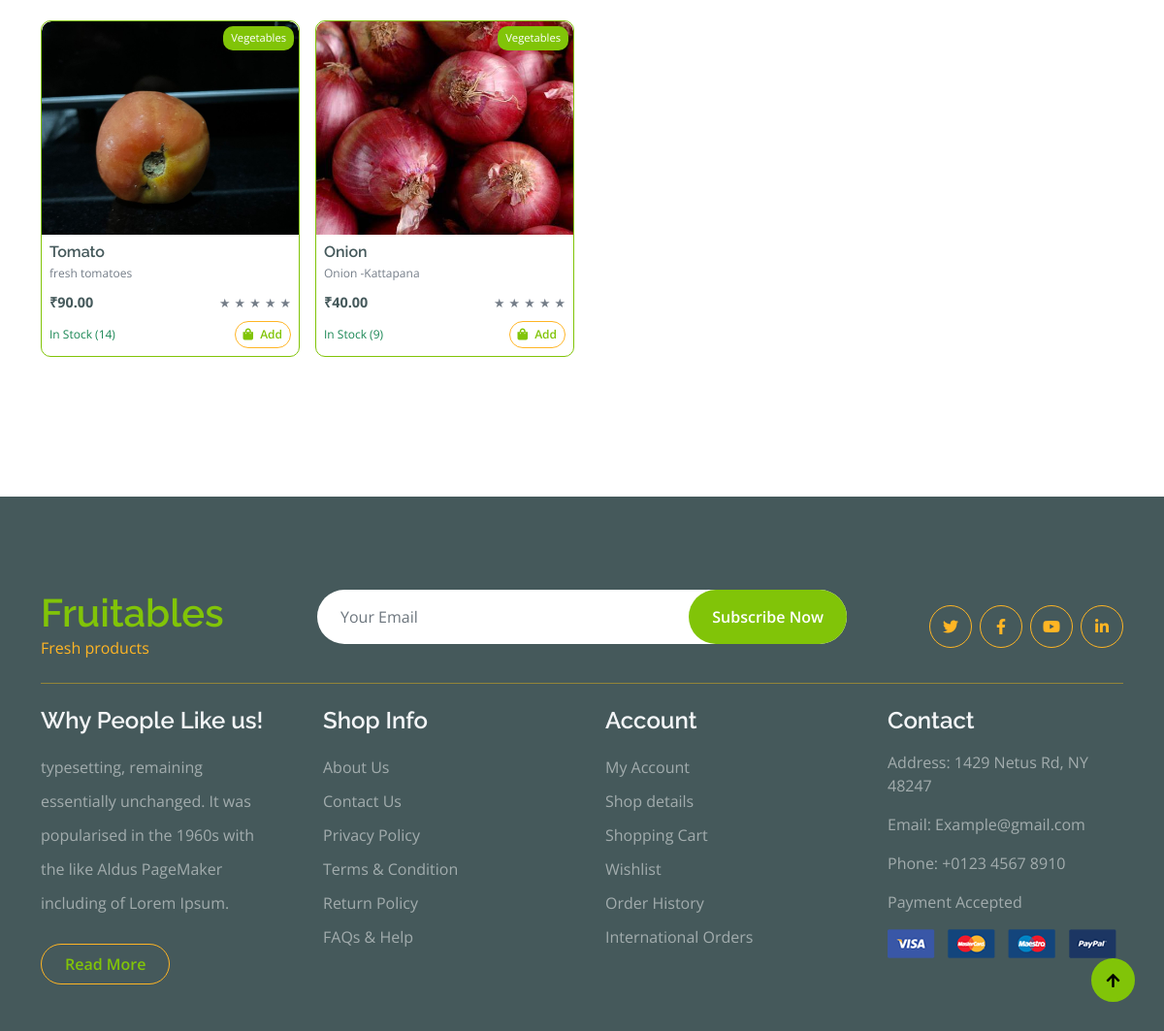
Before: /seller/13/ (lower part) with the older database file.
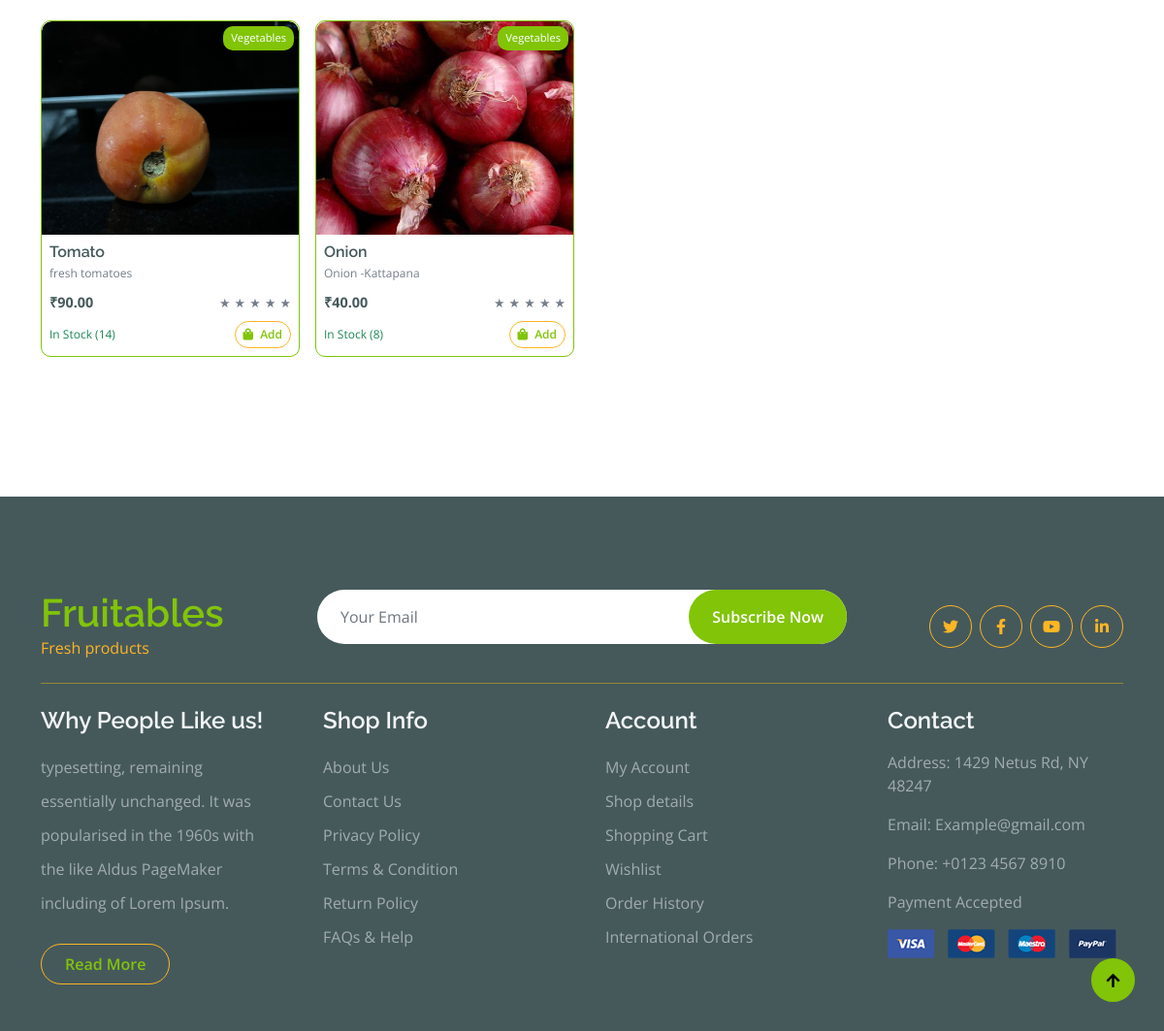
After: the same page with the newer database file.
### Products/models.py (models this page shows, shortened)
class Product(models.Model):
    seller = models.ForeignKey(settings.AUTH_USER_MODEL, on_delete=models.CASCADE, related_name='products')
    category = models.ForeignKey(Category, on_delete=models.CASCADE, related_name='products')
    name = models.CharField(max_length=200)
    slug = models.SlugField(max_length=200, unique=True)
    description = models.TextField(blank=True)
    price = models.DecimalField(max_digits=10, decimal_places=2)
    image = models.ImageField(upload_to='products/', blank=True, null=True)
    is_active = models.BooleanField(default=True)
    created_at = models.DateTimeField(auto_now_add=True)
    updated_at = models.DateTimeField(auto_now=True)
    class Meta:
        ordering = ('-created_at',)

class Stock(models.Model):
    product = models.OneToOneField(Product, on_delete=models.CASCADE, related_name='stock')
    quantity = models.PositiveIntegerField(default=0)
    last_updated = models.DateTimeField(auto_now=True)
    @property
    def is_in_stock(self):
        return self.quantity > 0

class Category(models.Model):
    name = models.CharField(max_length=100, unique=True)
    slug = models.SlugField(max_length=100, unique=True)
    description = models.TextField(blank=True)
    is_active = models.BooleanField(default=True)
    class Meta:
        verbose_name_plural = "Categories"
        ordering = ('name',)

### Users/views.py (the view)
# urls.py: path('seller/<int:seller_id>/', views.seller_view, name='seller_view'),
def seller_view(request, seller_id):
    user=request.user
    seller = get_object_or_404(User, id=seller_id)
    seller_products = Product.objects.filter(seller=seller)
    rating_distribution = Review.objects.filter(product__seller=seller).values('rating').annotate(count=Count('rating')).order_by('rating')
    avg_rating = Review.objects.filter(product__seller=seller).aggregate(Avg('rating'))['rating__avg'] or 0
    products_with_stock = []
    for product in seller_products:
        stock_info = product.stock if hasattr(product, 'stock') else None
        products_with_stock.append({
            'product': product,
            'stock': stock_info,
        })
    latest_license_request = LicenseAuthenticationRequest.objects.filter(seller=seller).order_by('-created_at').first()
    context = {
        'seller': seller,
        'products_with_stock': products_with_stock,
        'avg_rating': avg_rating,
        'rating_distribution': list(rating_distribution),
        'username': user.username,
        'license_request': latest_license_request,
    }
    return render(request, 'Products/UserSellerview.html', context)

### Templates/Products/UserSellerview.html (shortened to what the changed rows need)
<!DOCTYPE html>
<html lang="en">
{% load static %}
<head>
    <link rel="stylesheet" href="https://use.fontawesome.com/releases/v5.15.4/css/all.css"/>
    <link href="https://cdn.jsdelivr.net/npm/bootstrap-icons@1.4.1/font/bootstrap-icons.css" rel="stylesheet">
    <link href="{% static 'lib/lightbox/css/lightbox.min.css' %}" rel="stylesheet">
    <link href="{% static 'lib/owlcarousel/assets/owl.carousel.min.css' %}" rel="stylesheet">
    <link href="{% static 'Products/css/bootstrap.min.css' %}" rel="stylesheet">
    <link href="{% static 'Products/css/style.css' %}" rel="stylesheet">
</head>
<body>
    <div class="container-fluid py-5 mt-5">
        <div class="container py-5">
            <div class="vesitable">
                <div class="row row-cols-2 row-cols-md-3 row-cols-lg-4 g-3">
                    {% for item in products_with_stock %}
                    <div class="col">
                        <div class="border border-primary rounded position-relative vesitable-item h-100 d-flex flex-column">
                            <a href="{% url 'Products:product_detailforuser' item.product.slug %}" class="text-decoration-none">
                                <div class="vesitable-img" style="height: 220px; overflow: hidden;">
                                    {% if item.product.image %}
                                    <img src="{{ item.product.image.url }}" class="img-fluid w-100 rounded-top" alt="{{ item.product.name }}" style="object-fit: cover; height: 100%;">
                                    {% else %}
                                    <img src="{% static 'Products/img/default-product.jpg' %}" class="img-fluid w-100 rounded-top" alt="{{ item.product.name }}" style="object-fit: cover; height: 100%;">
                                    {% endif %}
                                </div>
                            </a>
                            <div class="text-white bg-primary px-2 py-1 rounded position-absolute" style="top: 5px; right: 5px; font-size: 0.7rem;">{{ item.product.category.name }}</div>
                            <div class="p-2 rounded-bottom d-flex flex-column flex-grow-1">
                                <h5 class="fs-6 mb-1">
                                    <a href="{% url 'Products:product_detailforuser' item.product.slug %}" class="text-dark text-decoration-none">
                                        {{ item.product.name }}
                                    </a>
                                </h5>
                                <p class="small mb-2" style="font-size: 0.75rem;">{{ item.product.description|truncatewords:8 }}</p>
                                <div class="d-flex justify-content-between align-items-center">
                                    <p class="text-dark fw-bold mb-0" style="font-size: 0.9rem;">₹{{ item.product.price }}</p>
                                    <div class="star-rating" data-rating="{{ item.avg_rating }}">
                                        {% for i in "12345" %}
                                        <span class="star {% if forloop.counter <= item.avg_rating %}active{% elif forloop.counter <= item.avg_rating|add:0.5 %}half-active{% endif %}" style="font-size: 0.8rem;">&#9733;</span>
                                        {% endfor %}
                                    </div>
                                </div>
                                <div class="d-flex justify-content-between align-items-center mt-2">
                                    {% if item.stock and item.stock.is_in_stock %}
                                    <span class="text-success" style="font-size: 0.75rem;">In Stock ({{ item.stock.quantity }})</span>
                                    <a href="{% url 'Products:add_to_cart' item.product.id %}" class="btn btn-sm border border-secondary rounded-pill px-2 py-1 text-primary" style="font-size: 0.75rem;">
                                        <i class="fa fa-shopping-bag me-1 text-primary"></i> Add
                                    </a>
                                    {% else %}
                                    <span class="text-danger" style="font-size: 0.75rem;">Out of Stock</span>
                                    <button class="btn btn-sm border border-secondary rounded-pill px-2 py-1 text-secondary" style="font-size: 0.75rem;" disabled>
                                        <i class="fa fa-shopping-bag me-1 text-secondary"></i> Add
                                    </button>
                                    {% endif %}
                                </div>
                            </div>
                        </div>
                    </div>
                    {% endfor %}
                </div>
            </div>
        </div>
    </div>
    <div class="container-fluid bg-dark text-white-50 footer pt-5 mt-5">
        <div class="container py-5">
            <div class="pb-4 mb-4" style="border-bottom: 1px solid rgba(226, 175, 24, 0.5) ;">
                <div class="row g-4">
                    <div class="col-lg-3">
                        <a href="#">
                            <h1 class="text-primary mb-0">Fruitables</h1>
                        </a>
                    </div>
                </div>
            </div>
        </div>
    </div>
</body>
</html>

Changed rows visible on the page:
changed through a linked row, Product "Onion": stock.quantity "9" → "8"
